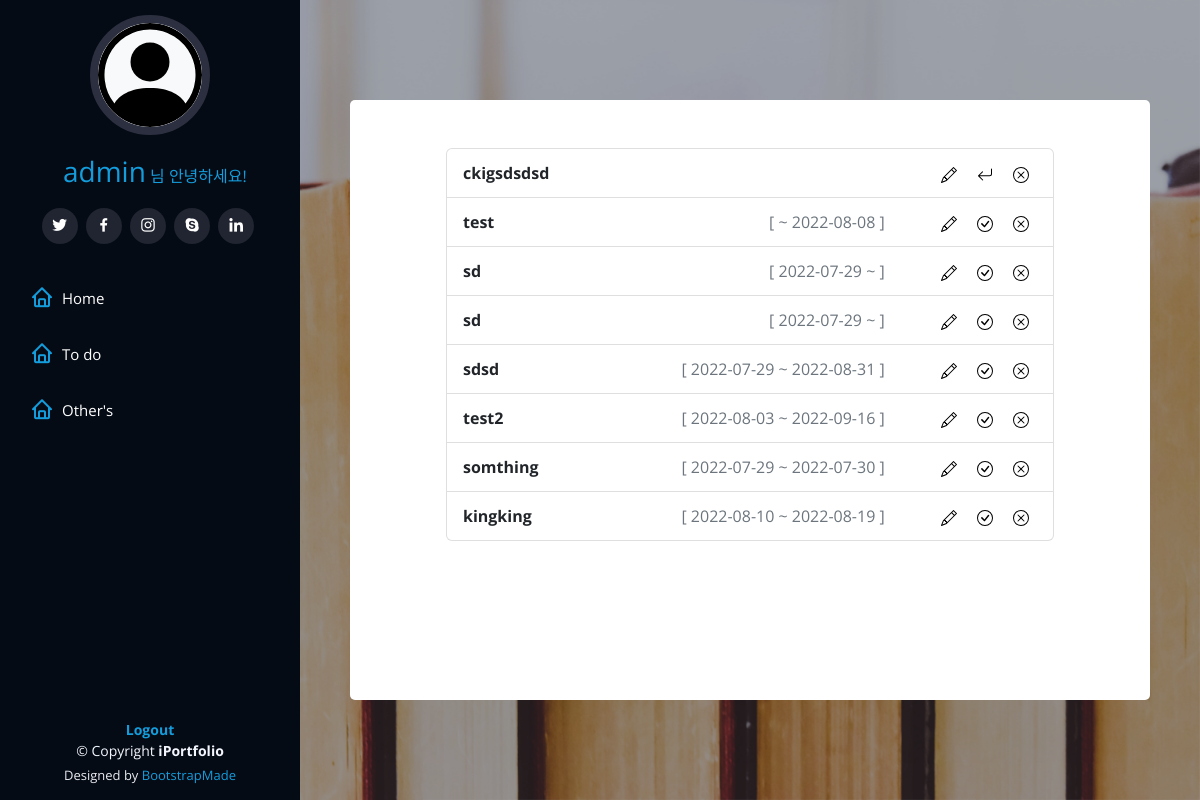
Screenshot of /detail/1 (signed in) with the database file from the repository.
### app/models.py (models this page shows, shortened)
class Post(models.Model):
    content = models.TextField()
    user = models.ForeignKey(User, on_delete=models.CASCADE)
    time = models.DateTimeField(null=True)
    done = models.BooleanField(default=False)
    start_time = models.DateTimeField(null=True)
    end_time = models.DateTimeField(null=True)

### app/views.py (the view)
# urls.py: path('detail/<int:id>', views.detail, name='detail'),
def detail(request, id):
    user = get_object_or_404(User, pk=id)
    posts = Post.objects.filter(user=user).order_by('-id')
    return render(request, 'user-detail.html', {'posts':posts})

### app/templates/user-detail.html (shortened to what this page needs)
{% extends 'base.html' %}
{% block content %}
  {% load static %}
  <link rel="stylesheet" href="{% static 'assets/css/todo.css' %}">
  <section id="todo" class="">
    <div class="todo-container" data-aos="fade-in">
      {% if user.is_authenticated %}
        <ul class="list-group mx-5 p-5">
          {% for post in posts %}
            <li class="list-group-item d-flex justify-content-between todo-component lh-lg">
              <span class="me-auto fw-bolder">{{ post.content }}</span>
              {% if post.start_time != None or post.end_time != None %}
                <div class='me-5 text-secondary'>
                  [
                  <span>{{ post.start_time|date:'Y-m-d' }}</span>
                  ~
                  <span class='end-time'>{{ post.end_time|date:'Y-m-d' }}</span>
                  ]
                </div>
              {% endif %}
              <div class='todo-buttons'>
                <a href="{% url 'modify' post.id %}">
                </a>
                <a href="{% url 'done' post.id %}">
                </a>
                <a href="{% url 'delete' post.id %}">
                </a>
              </div>
            </li>
          {% endfor %}
        </ul>
      {% endif %}
    </div>
  </section>
{% endblock %}

### app/templates/base.html (shortened to what this page needs)
{% load static %}
<!DOCTYPE html>
<html lang="en">
  <head>
    <link href="{% static 'assets/vendor/aos/aos.css'%}" rel="stylesheet">
    <link href="{% static 'assets/vendor/bootstrap/css/bootstrap.min.css'%}" rel="stylesheet">
    <link href="{% static 'assets/vendor/bootstrap-icons/bootstrap-icons.css'%}" rel="stylesheet">
    <link href="{% static 'assets/vendor/boxicons/css/boxicons.min.css'%}" rel="stylesheet">
    <link href="{% static 'assets/vendor/glightbox/css/glightbox.min.css'%}" rel="stylesheet">
    <link href="{% static 'assets/vendor/swiper/swiper-bundle.min.css'%}" rel="stylesheet">
    <link href="{% static 'assets/css/style.css'%}" rel="stylesheet">
  </head>
  <body>
    <header id="header">
      <div class="d-flex flex-column">
        <div class="profile">
          {% if user.is_authenticated %}
            <a href="">
              <img src="{% static 'assets/img/person-circle.svg'%}" alt="" class="img-fluid rounded-circle c bg-light">
              <span class="fs-3 ms-5">
                {% if user.last_name %}
                  {{ user.last_name }}{{ user.first_name }}</span>
              {% else %}
                {{ user.username }}</span>
            {% endif %}
            님 안녕하세요!
          </a>
          {% else%}
          <a href="{% url 'login' %}">
            <img src="{% static 'assets/img/person-circle.svg'%}" alt="" class="img-fluid rounded-circle bg-light">
            <h1>{{ user.username }}</h1>
            <h1 class="text-light">로그인</h1>
          </a>
        {% endif %}
        <div class="social-links mt-3 text-center">
          <a href="#" class="twitter">
            <i class="bx bxl-twitter"></i>
          </a>
          <a href="#" class="facebook">
            <i class="bx bxl-facebook"></i>
          </a>
          <a href="#" class="instagram">
            <i class="bx bxl-instagram"></i>
          </a>
          <a href="#" class="google-plus">
            <i class="bx bxl-skype"></i>
          </a>
          <a href="#" class="linkedin">
            <i class="bx bxl-linkedin"></i>
          </a>
        </div>
      </div>
      <nav id="navbar" class="nav-menu navbar">
        <ul>
          <li>
            <a href="{% url 'home' %}" class="nav-link scrollto active">
              <i class="bx bx-home"></i>
              <span>Home</span></a>
          </li>
          <li>
            <a href="{% url 'todo' %}" class="nav-link scrollto active">
              <i class="bx bx-home"></i>
              <span>To do</span></a>
          </li>
          <li>
            <a href="{%url 'others' %}" class="nav-link scrollto active">
              <i class="bx bx-home"></i>
              <span>Other's</span></a>
          </li>
        </ul>
      </nav>
    </div>
  </header>
  {% block content %}{% endblock %}
  <footer id="footer" class="text-center">
    {% if user.is_authenticated %}
      <a href="{% url 'logout' %}" class="pb-5 fw-bolder">Logout</a>
    {% endif %}
    <div class="container">
      <div class="copyright">
        &copy; Copyright
        <strong>
          <span>iPortfolio</span></strong>
      </div>
      <div class="credits">
        Designed by
        <a href="https://bootstrapmade.com/">BootstrapMade</a>
      </div>
    </div>
  </footer>
</body>
</html>

### static/assets/css/style.css (style rules this page uses)
body { font-family: "Open Sans", sans-serif; color: #272829; }
a { color: #149ddd; text-decoration: none; }
#header { position: fixed; top: 0; left: 0; bottom: 0; width: 300px; transition: all ease-in-out 0.5s; z-index: 9997; transition: all 0.5s; padding: 0 15px; background: #040b14; overflow-y: auto; }
#header .profile img { margin: 15px auto; display: block; width: 120px; border: 8px solid #2c2f3f; }
#header .profile .social-links a { font-size: 18px; display: inline-block; background: #212431; color: #fff; line-height: 1; padding: 8px 0; margin-right: 4px; border-radius: 50%; text-align: center; width: 36px; height: 36px; transition: 0.3s; }
.nav-menu { padding: 30px 0 0 0; }
.nav-menu * { margin: 0; padding: 0; list-style: none; }
.nav-menu > ul > li { position: relative; white-space: nowrap; }
.nav-menu a, .nav-menu a:focus { display: flex; align-items: center; color: #a8a9b4; padding: 12px 15px; margin-bottom: 8px; transition: 0.3s; font-size: 15px; }
.nav-menu a i, .nav-menu a:focus i { font-size: 24px; padding-right: 8px; color: #6f7180; }
.nav-menu a:hover, .nav-menu .active, .nav-menu .active:focus, .nav-menu li:hover > a { text-decoration: none; color: #fff; }
.nav-menu a:hover i, .nav-menu .active i, .nav-menu .active:focus i, .nav-menu li:hover > a i { color: #149ddd; }
section { padding: 60px 0; overflow: hidden; }
#footer { padding: 15px; color: #f4f6fd; font-size: 14px; position: fixed; left: 0; bottom: 0; width: 300px; z-index: 9999; background: #040b14; }
#footer .copyright { text-align: center; }
#footer .credits { padding-top: 5px; text-align: center; font-size: 13px; color: #eaebf0; }

### static/assets/css/todo.css (style rules this page uses)
#todo { width: 100%; height: 100vh; background: url("../img/hero-bg.jpg") top center; background-size: cover; color: black; position: relative; }
#todo:before { content: ""; background: rgba(5, 13, 24, 0.3); position: absolute; bottom: 0; top: 0; left: 0; right: 0; z-index: 1; }
#todo .todo-container { position: absolute; bottom: 100px; top: 100px; left: 350px; right: 50px; z-index: 2; min-width: 300px; background-color: white; border-radius: 5px; overflow: scroll; }
@media (min-width: 1024px) { #todo { background-attachment: fixed; } }
#todo ul { list-style: none; }
#todo a { color: black; }

### rows the page displays
Post: content "ckigsdsdsd", done True (drawn)
Post: content "test", end_time "2022-08-08", done False (drawn)
Post: content "sd", start_time "2022-07-29", done False (drawn)
Post: content "sd", start_time "2022-07-29", done False (drawn)
Post: content "sdsd", start_time "2022-07-29", end_time "2022-08-31", done False (drawn)
Post: content "test2", start_time "2022-08-03", end_time "2022-09-16", done False (drawn)
Post: content "somthing", start_time "2022-07-29", end_time "2022-07-30", done False (drawn)
Post: content "kingking", start_time "2022-08-10", end_time "2022-08-19", done False (drawn)

### other values shown
{{ user.username }} "admin"
